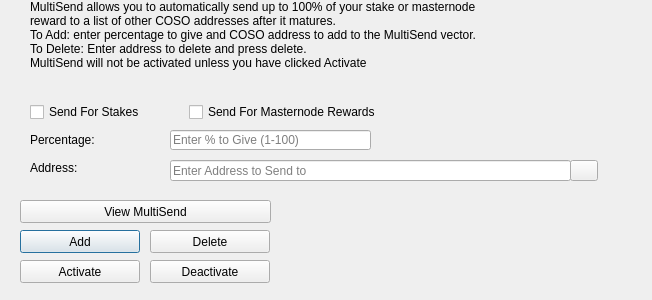
<?xml version="1.0" encoding="UTF-8"?>
<ui version="4.0">
 <class>MultiSendDialog</class>
 <widget class="QDialog" name="MultiSendDialog">
  <property name="windowModality">
   <enum>Qt::NonModal</enum>
  </property>
  <property name="geometry">
   <rect>
    <x>0</x>
    <y>0</y>
    <width>652</width>
    <height>300</height>
   </rect>
  </property>
  <property name="windowTitle">
   <string>MultiSend</string>
  </property>
  <widget class="QLineEdit" name="multiSendPercentEdit">
   <property name="geometry">
    <rect>
     <x>170</x>
     <y>130</y>
     <width>201</width>
     <height>20</height>
    </rect>
   </property>
   <property name="toolTip">
    <string>Enter whole numbers 1 - 100</string>
   </property>
   <property name="placeholderText">
    <string>Enter % to Give (1-100)</string>
   </property>
  </widget>
  <widget class="QLineEdit" name="multiSendAddressEdit">
   <property name="geometry">
    <rect>
     <x>170</x>
     <y>160</y>
     <width>401</width>
     <height>21</height>
    </rect>
   </property>
   <property name="toolTip">
    <string/>
   </property>
   <property name="placeholderText">
    <string>Enter Address to Send to</string>
   </property>
  </widget>
  <widget class="QLabel" name="label_2">
   <property name="geometry">
    <rect>
     <x>30</x>
     <y>0</y>
     <width>451</width>
     <height>121</height>
    </rect>
   </property>
   <property name="lineWidth">
    <number>1</number>
   </property>
   <property name="text">
    <string>MultiSend allows you to automatically send up to 100% of your stake or masternode reward to a list of other COSO addresses after it matures.
To Add: enter percentage to give and COSO address to add to the MultiSend vector.
To Delete: Enter address to delete and press delete.
MultiSend will not be activated unless you have clicked Activate</string>
   </property>
   <property name="alignment">
    <set>Qt::AlignLeading|Qt::AlignLeft|Qt::AlignTop</set>
   </property>
   <property name="wordWrap">
    <bool>true</bool>
   </property>
  </widget>
  <widget class="QLabel" name="message">
   <property name="geometry">
    <rect>
     <x>290</x>
     <y>200</y>
     <width>351</width>
     <height>91</height>
    </rect>
   </property>
   <property name="text">
    <string/>
   </property>
  </widget>
  <widget class="QPushButton" name="addButton">
   <property name="geometry">
    <rect>
     <x>20</x>
     <y>230</y>
     <width>120</width>
     <height>23</height>
    </rect>
   </property>
   <property name="toolTip">
    <string/>
   </property>
   <property name="statusTip">
    <string>Add to MultiSend Vector</string>
   </property>
   <property name="text">
    <string>Add</string>
   </property>
  </widget>
  <widget class="QPushButton" name="disableButton">
   <property name="geometry">
    <rect>
     <x>150</x>
     <y>260</y>
     <width>120</width>
     <height>23</height>
    </rect>
   </property>
   <property name="statusTip">
    <string>Deactivate MultiSend</string>
   </property>
   <property name="text">
    <string>Deactivate</string>
   </property>
  </widget>
  <widget class="QPushButton" name="addressBookButton">
   <property name="geometry">
    <rect>
     <x>570</x>
     <y>160</y>
     <width>28</width>
     <height>21</height>
    </rect>
   </property>
   <property name="toolTip">
    <string>Choose an address from the address book</string>
   </property>
   <property name="text">
    <string/>
   </property>
   <property name="icon">
    <iconset resource="../coso.qrc">
     <normaloff>:/icons/address-book</normaloff>:/icons/address-book</iconset>
   </property>
   <property name="shortcut">
    <string>Alt+A</string>
   </property>
   <property name="autoDefault">
    <bool>false</bool>
   </property>
  </widget>
  <widget class="QLabel" name="label">
   <property name="geometry">
    <rect>
     <x>30</x>
     <y>130</y>
     <width>121</width>
     <height>20</height>
    </rect>
   </property>
   <property name="toolTip">
    <string>Percentage of stake to send</string>
   </property>
   <property name="text">
    <string>Percentage:</string>
   </property>
  </widget>
  <widget class="QLabel" name="label_5">
   <property name="geometry">
    <rect>
     <x>30</x>
     <y>160</y>
     <width>111</width>
     <height>16</height>
    </rect>
   </property>
   <property name="toolTip">
    <string>Address to send portion of stake to</string>
   </property>
   <property name="text">
    <string>Address:</string>
   </property>
  </widget>
  <widget class="QPushButton" name="deleteButton">
   <property name="geometry">
    <rect>
     <x>150</x>
     <y>230</y>
     <width>120</width>
     <height>23</height>
    </rect>
   </property>
   <property name="toolTip">
    <string/>
   </property>
   <property name="statusTip">
    <string>Delete Address From MultiSend Vector</string>
   </property>
   <property name="text">
    <string>Delete</string>
   </property>
  </widget>
  <widget class="QPushButton" name="activateButton">
   <property name="geometry">
    <rect>
     <x>20</x>
     <y>260</y>
     <width>120</width>
     <height>23</height>
    </rect>
   </property>
   <property name="statusTip">
    <string>Activate MultiSend</string>
   </property>
   <property name="text">
    <string>Activate</string>
   </property>
  </widget>
  <widget class="QPushButton" name="viewButton">
   <property name="geometry">
    <rect>
     <x>20</x>
     <y>200</y>
     <width>251</width>
     <height>23</height>
    </rect>
   </property>
   <property name="toolTip">
    <string/>
   </property>
   <property name="statusTip">
    <string>View MultiSend Vector</string>
   </property>
   <property name="text">
    <string>View MultiSend</string>
   </property>
  </widget>
  <widget class="QWidget" name="horizontalLayoutWidget">
   <property name="geometry">
    <rect>
     <x>30</x>
     <y>100</y>
     <width>351</width>
     <height>24</height>
    </rect>
   </property>
   <layout class="QHBoxLayout" name="horizontalLayout">
    <item>
     <widget class="QCheckBox" name="multiSendStakeCheckBox">
      <property name="text">
       <string>Send For Stakes</string>
      </property>
     </widget>
    </item>
    <item>
     <widget class="QCheckBox" name="multiSendMasternodeCheckBox">
      <property name="text">
       <string>Send For Masternode Rewards</string>
      </property>
     </widget>
    </item>
   </layout>
  </widget>
 </widget>
 <resources>
  <include location="../coso.qrc"/>
 </resources>
 <connections/>
</ui>
